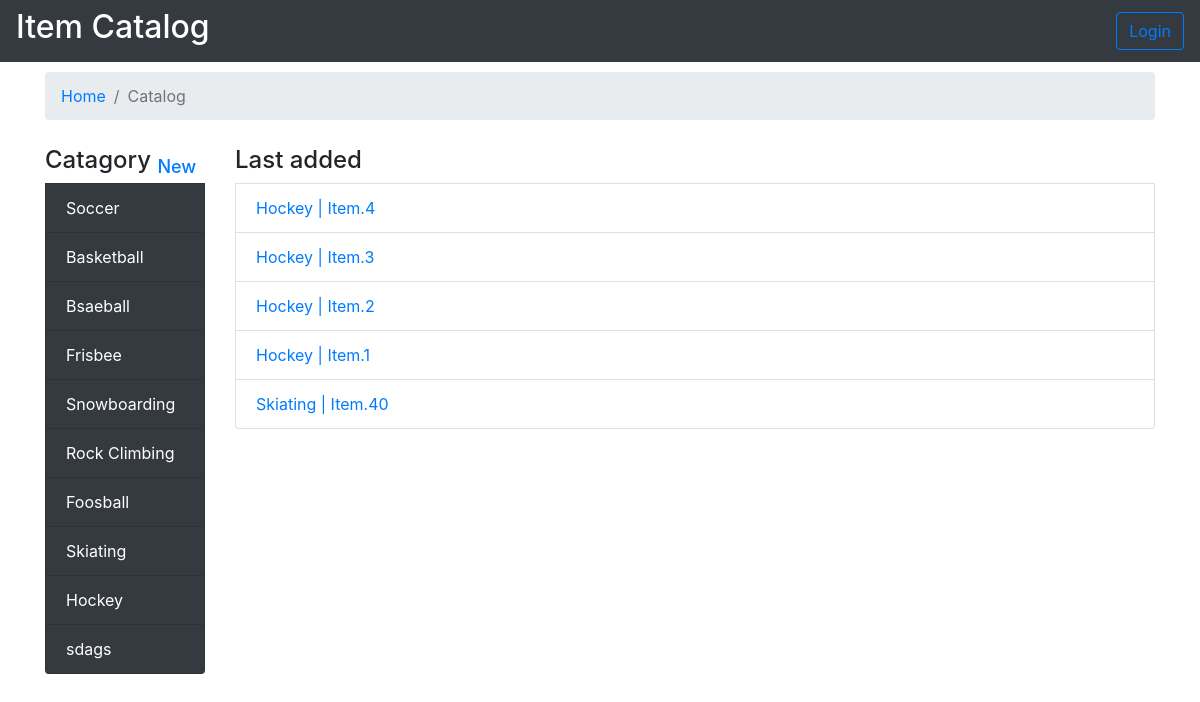
Page /Catagories/ on the committed database.
### dbsetup.py (models this page shows, shortened)
class Catagory(Base):
	__tablename__ = 'catagory'
	id = Column(Integer, primary_key=True)
	name = Column(String(250), nullable=False)

class Item(Base):
	__tablename__ = 'item'
	name =Column(String(80), nullable = False)
	id = Column(Integer, primary_key = True)
	description = Column(String(250))
	catagory_id = Column(Integer,ForeignKey('catagory.id'))
	catagory = relationship(Catagory)

### project.py (the view)
@app.route('/')
@app.route('/Catagories/')
def hello():
	dbs			= dbx()
	Catagories	= dbs.query(Catagory).all()
	items		= dbs.query(Item).all()
	page		= ["Catalog"]
	out	= render_template('header.html',
							page=page,
							cats=Catagories)
	out += render_template('index.html',
							page=page,
							cats=Catagories,
							items=items)
	out += render_template('footer.html')
	return out

### project.py (called while the page is built)
def dbx():
	engine				= create_engine('sqlite:///catalog.db')
	Base.metadata.bind	= engine
	dbsession			= sessionmaker(bind = engine)
	return dbsession()

### templates/header.html (shortened to what this page needs)
<!DOCTYPE html>
<html>
<head>
	<link rel="stylesheet" href="https://stackpath.bootstrapcdn.com/bootstrap/4.3.1/css/bootstrap.min.css">
	<link rel="stylesheet" type="text/css" href="{{ url_for('static', filename='styles.css') }}">
</head>
<body>
	<header>
		<nav class="navbar navbar-light bg-dark text-white">
			<h2>Item Catalog</h2>
			<a href="/login"><button class="btn btn-outline-primary my-2 my-sm-0" id="login">Login</button></a>
		</nav>
	</header>
	<main class="container">
		<ol class="breadcrumb">
			<li class="breadcrumb-item"><a href="/">Home</a></li>
			{% for i in range(page|length) %}
				<li class="breadcrumb-item active" aria-current="page">{{ page[i] }}</li>
			{% endfor %}
		</ol>
		<div class="row">
			<div class="col-lg-2">
				<h4>Catagory <sub><a href="/Catagories/new">New</a></sub></h4>
				{% for cat in cats %}
					<a class="list-group-item list-group-item-action bg-dark text-white" href="/Catagories/{{ cat.id }}">{{ cat.name }}</a>
				{% endfor %}
			</div>
			<div class="col-sm">

### templates/index.html
<h4>
{% if page|length > 1 %}
	<a href="/Catagories/del/{{ items[0].catagory_id }}"><button class="btn btn-outline-primary my-2 my-sm-0 pull-right">&times;</button></a>
	<a href="/Catagories/edit/{{ items[0].catagory_id }}"><button class="btn btn-outline-primary my-2 my-sm-0 pull-right">&#9998;</button></a>
	<a href="/Catagories/new/{{ items[0].catagory_id }}"><button class="btn btn-outline-primary my-2 my-sm-0 pull-right">&#10010;</button></a>
	{{ page[-1] }}
{% else %}
	Last added
{% endif %}
</h4>
{% if page|length > 1 %}
	{% for i in items|reverse %}
		<div class="list-group-item list-group-item-action">
			<a href="/Catagories/del/{{ i.catagory_id }}/{{ i.id }}"><button class="btn btn-outline-primary my-2 my-sm-0">&times;</button></a>
			<a href="/Catagories/edit/{{ i.catagory_id }}/{{ i.id }}"><button class="btn btn-outline-primary my-2 my-sm-0">&#9998;</button></a>
			<a href="/Catagories/{{ i.catagory_id }}/{{ i.id }}">{{ i.name }}</a>
		</div>
	{% endfor %}
{% else %}
	{% for i in items[-5:]|reverse %}
		<div class="list-group-item list-group-item-action">
			<a href="/Catagories/{{ i.catagory_id }}/{{ i.id }}">{{ i.name }}</a>
		</div>
	{% endfor %}
{% endif %}

### templates/footer.html (shortened to what this page needs)
			</div>
		</div>
	</main>
</body>
</html>

### static/styles.css (style rules this page uses)
h4, ol { margin-top: 10px !important; }

### rows in the picture
Catagory: name "Soccer"
Catagory: name "Basketball"
Catagory: name "Bsaeball"
Catagory: name "Frisbee"
Catagory: name "Snowboarding"
Catagory: name "Rock Climbing"
Catagory: name "Foosball"
Catagory: name "Skiating"
Catagory: name "Hockey"
Catagory: name "sdags"
Item: name "Hockey | Item.4"
Item: name "Hockey | Item.3"
Item: name "Hockey | Item.2"
Item: name "Hockey | Item.1"
Item: name "Skiating | Item.40"

### other values in the picture
{{ page[i] }} "Catalog"
